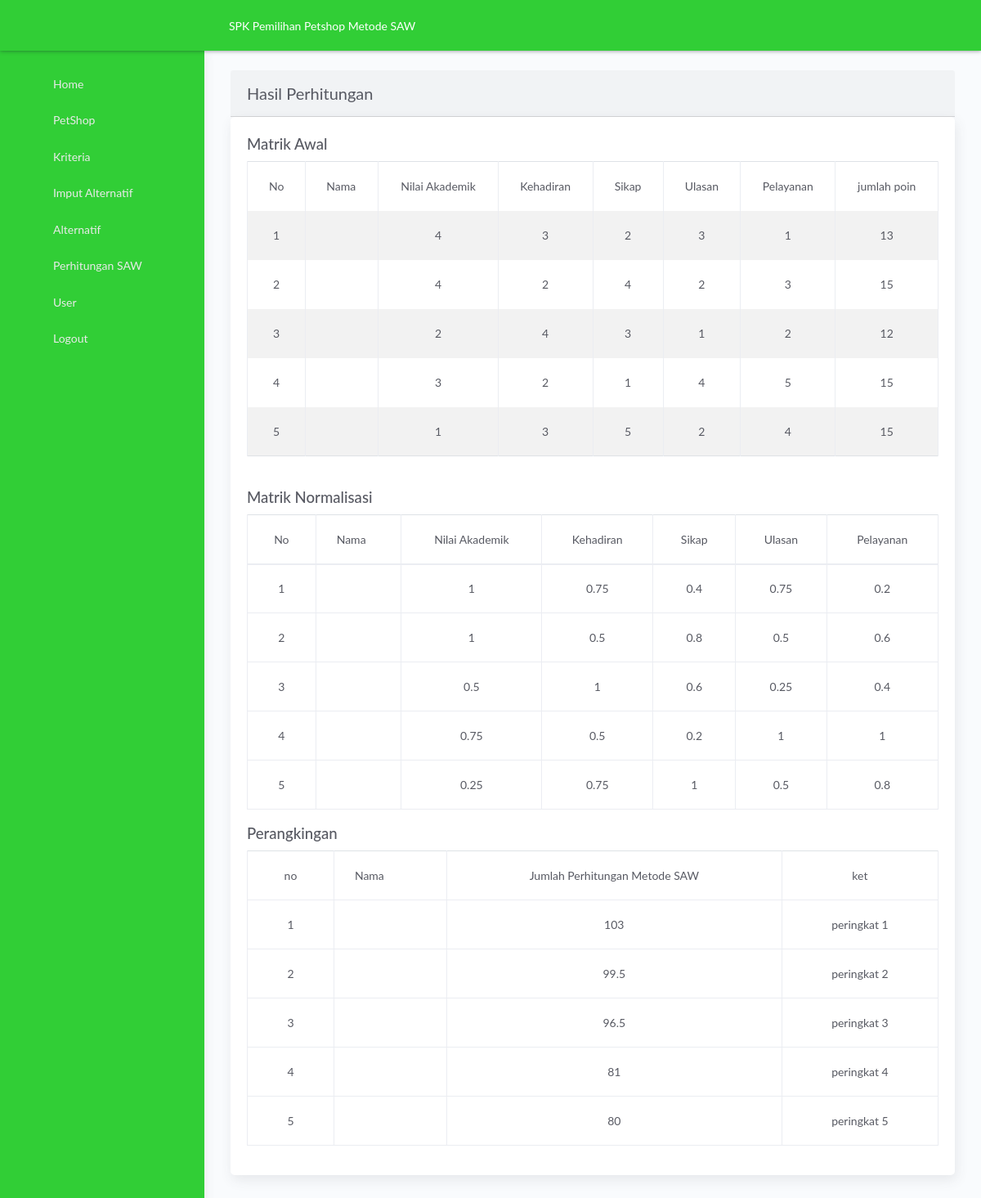
/hasil_penilaian.php (signed in), run on the app's committed database.
### tables this page shows
CREATE TABLE `tbl_kriteria` (
  `id_kriteria` int(11) NOT NULL,
  `nama_kriteria` varchar(100) NOT NULL,
  `atribute` varchar(50) NOT NULL,
  `bobot` float NOT NULL
);

CREATE TABLE `tb_nilai` (
  `id_nilai` int(11) NOT NULL,
  `id_coffeshop` int(11) NOT NULL,
  `kriteria1` text NOT NULL,
  `kriteria2` text NOT NULL,
  `kriteria3` text NOT NULL,
  `kriteria4` text NOT NULL,
  `kriteria5` text NOT NULL
);

### hasil_penilaian.php (the view, shortened to what this page needs)
<?php
include 'aksilogin/config.php';
?>
<?php  include './template_manager/header.php';
?>
<?php
include './template_manager/navbar.php';
?>
<?php
$page = 'hasil_penilaian'; include './template_manager/sidebar.php';
?>
      <div class="main-panel">
      <div class="content">
        <div class="page-inner">
          <div class="row">
            <div class="col-md-12">
                <div class="card-header" >
                  <h4 class="card-title">Hasil Perhitungan</h4>
                </div>
                <div class="card">
                <div class="card-body" >
 <?php
 function getNama($id){
  include 'aksilogin/config.php';
  $q =mysqli_query($koneksi, "SELECT * FROm tb_alternatif where id_alternatif = '$id'");
  $d = mysqli_fetch_array($q);
  return $d['nama_alternatif'];
 }
 $qkriteria = mysqli_query($koneksi, "SELECT * from tbl_kriteria");
 $sql = mysqli_query($koneksi,"SELECT * FROM tb_nilai");
 echo "<H3>Matrik Awal</H3>
 <table class='table table-bordered table-striped' >
 <thead>
  <tr>
   <td style='text-align:center;'>No</td>
   <td>Nama</td>";
   while ($qk = mysqli_fetch_array($qkriteria)) {
     echo "<td style='text-align:center;'>".$qk['nama_kriteria']."</td>";
   }
   echo "<td style='text-align:center;'>jumlah poin</td>
  </tr>
  </thead>
  <tbody>
  ";
 $no = 1;
 while ($dt = mysqli_fetch_array($sql)) {
  $jumlah= ($dt['kriteria1'])+($dt['kriteria2'])+($dt['kriteria3'])+($dt['kriteria4'])+($dt['kriteria5']);
  echo "<tr>
   <td style='text-align:center;'>$no</td>
   <td>".getNama($dt['id_alternatif'])."</td>
   <td style='text-align:center;'>$dt[kriteria1]</td>
   <td style='text-align:center;'>$dt[kriteria2]</td>
   <td style='text-align:center;'>$dt[kriteria3]</td>
   <td style='text-align:center;'>$dt[kriteria4]</td>
   <td style='text-align:center;'>$dt[kriteria5]</td>
   <td style='text-align:center;'>$jumlah</td>
  </tr>";
 $no++;
 }
 echo "</tbody></table>";
 $cr = mysqli_query($koneksi, "SELECT
      min(kriteria1) as minK1,
      min(kriteria2) as minK2,
      min(kriteria3) as minK3,
      min(kriteria4) as minK4,
      min(kriteria5) as minK5,
      max(kriteria1) as maxK1,
      max(kriteria2) as maxK2,
      max(kriteria3) as maxK3,
      max(kriteria4) as maxK4,
      max(kriteria5) as maxK5
   FROM tb_nilai");
 $atribut = mysqli_fetch_array($cr);
 $sql2 = mysqli_query($koneksi, "SELECT * FROM tb_nilai");
$qkriteria = mysqli_query($koneksi, "SELECT * from tbl_kriteria");
 echo "<br><H3>Matrik Normalisasi</H3>
 <table class='table table-bordered' >
 <thead>
  <tr>
   <td style='text-align:center;'>No</td>
   <td>Nama</td>";
   while ($k = mysqli_fetch_array($qkriteria)) {
     echo "<td style='text-align:center;'>".$k['nama_kriteria']."</td>";
   }
  echo "</tr>
  </thead>
  <tbody>
  ";
$k1 = "";
$k2 = "";
$k3 = "";
$k4 = "";
$k5 = "";
$qk = mysqli_query($koneksi, "SELECT * FROM tbl_kriteria");
while ($row = mysqli_fetch_array($qk)) {
    if ($row['atribute'] == "benefit") {
    if ($row['id_kriteria'] == 1) {
        $k1 = "benefit";
      } elseif ($row['id_kriteria'] == 2) {
        $k2 = "benefit";
      } elseif ($row['id_kriteria'] == 3) {
        $k3 = "benefit";
      } elseif ($row['id_kriteria'] == 4) {
        $k4 = "benefit";
      } elseif ($row['id_kriteria'] == 5) {
        $k5 = "benefit";
      } elseif ($row['id_kriteria'] == 6) {
        $k6 = "benefit";
      } elseif ($row['id_kriteria'] == 7) {
        $k7 = "benefit";
      } elseif ($row['id_kriteria'] == 8) {
        $k8 = "benefit";
      } elseif ($row['id_kriteria'] == 9) {
        $k9 = "benefit";
      } elseif ($row['id_kriteria'] == 10) {
        $k10= "benefit";
      }
  }
}
 $no = 1;
 while ($dt2 = mysqli_fetch_array($sql2)) {
  echo "<tr>
   <td style='text-align:center;'>$no</td>
   <td>".getNama($dt2['id_alternatif'])."</td>
   <td style='text-align:center;'>";
        if ($k1 == "benefit") {
          echo round($dt2['kriteria1']/$atribut['maxK1'],2);
        } else {
          echo round($atribut['minK1']/$dt2['kriteria1'],2);
        }
   echo "</td>
   <td style='text-align:center;'>";
        if ($k2 == "benefit") {
          echo round($dt2['kriteria2']/$atribut['maxK2'],2);
        } else {
          echo round($atribut['minK2']/$dt2['kriteria2'],2);
        }
   echo "</td>
   <td style='text-align:center;'>";
        if ($k3 == "benefit") {
          echo round($dt2['kriteria3']/$atribut['maxK3'],2);
        } else {
          echo round($atribut['minK3']/$dt2['kriteria3'],2);
        }
   echo "</td>
   <td style='text-align:center;'>";
        if ($k4 == "benefit") {
          echo round($dt2['kriteria4']/$atribut['maxK4'],2);
        } else {
          echo round($atribut['minK4']/$dt2['kriteria4'],2);
        }
   echo "</td>
   <td style='text-align:center;'>";
        if ($k5 == "benefit") {
          echo round($dt2['kriteria5']/$atribut['maxK5'],2);
        } else {
          echo round($atribut['minK5']/$dt2['kriteria5'],2);
        }
   echo "</td>
  </tr>";
 $no++;
 }
 echo "</tbody></table>";
 $sql3 = mysqli_query($koneksi,"SELECT * FROM tb_nilai");
 echo "<H3>Perangkingan</H3>
 <table class='table table-bordered'>
  <tr>
   <td style='text-align:center;'>no</td>
   <td>Nama</td>
   <td style='text-align:center;'>Jumlah Perhitungan Metode SAW</td>
   <td style='text-align:center;'>ket</td>
  </tr>
  ";
$bobotArray = array('');
$qb = mysqli_query($koneksi, "SELECT * from tbl_kriteria");
while ($b = mysqli_fetch_array($qb)) {
  array_push($bobotArray, $b['bobot']);
}
 while ($dt3 = mysqli_fetch_array($sql3)) {
 $normalisasi1 = 0;
  $normalisasi2 = 0;
  $normalisasi3 = 0;
  $normalisasi4 = 0;
  $normalisasi5 = 0;
if ($k1 == "benefit") {
    $normalisasi1 = $dt3['kriteria1']/$atribut['maxK1'];
} else {
  $normalisasi1 = $atribut['minK1']/$dt3['kriteria1'];
}
if ($k2 == "benefit") {
    $normalisasi2 = $dt3['kriteria2']/$atribut['maxK2'];
} else {
  $normalisasi2 = $atribut['minK2']/$dt3['kriteria2'];
}
if ($k3 == "benefit") {
    $normalisasi3 = $dt3['kriteria3']/$atribut['maxK3'];
} else {
  $normalisasi3 = $atribut['minK3']/$dt3['kriteria3'];
}
if ($k4 == "benefit") {
    $normalisasi4 = $dt3['kriteria4']/$atribut['maxK4'];
} else {
  $normalisasi4 = $atribut['minK4']/$dt3['kriteria4'];
}
if ($k5 == "benefit") {
    $normalisasi5 = $dt3['kriteria5']/$atribut['maxK5'];
} else {
  $normalisasi5 = $atribut['minK5']/$dt3['kriteria5'];
}
$poin = round(
   ($normalisasi1*$bobotArray[1])+
   ($normalisasi2*$bobotArray[2])+
   ($normalisasi3*$bobotArray[3])+
   ($normalisasi4*$bobotArray[4])+
   ($normalisasi5*$bobotArray[5]),2);
  $data[]=array('nama_alternatif'=>getNama($dt3['id_alternatif']),
      'poin'=>$poin);
 }
   foreach ($data as $key => $isi) {
    $poin1[$key]=$isi['poin'];
   }
   array_multisort($poin1,SORT_DESC,$data);
   $no=1;
   $h="peringkat";
   $peringkat=1;
   foreach ($data as $item) { ?>
   <tr>
   <td style='text-align:center;'><?php echo $no ?></td>
   <td><?php echo$item['nama_alternatif'] ?></td>
   <td style='text-align:center;'><?php echo$item['poin'] ?></td>
   <td style='text-align:center;'><?php echo"$h $peringkat" ?></td>
   </tr>
   <?php
   $no++;
   if ($no>=100) {
    $h="  ";
    $peringkat=" ";
   }else{
    $peringkat++;
   }
   }
   echo "</table>";
?>
 </div>
  </div>
   </div>
    </div>
      </div>
<?php
include './template/footer.php';
?>

### data on the page
tbl_kriteria: nama_kriteria "Nilai Akademik"
tbl_kriteria: nama_kriteria "Kehadiran"
tbl_kriteria: nama_kriteria "Sikap"
tbl_kriteria: nama_kriteria "Ulasan"
tbl_kriteria: nama_kriteria "Pelayanan"
tb_nilai: kriteria1 "4", kriteria2 "3", kriteria3 "2", kriteria4 "3", kriteria5 "1", jumlah "13", maxK1 "1", maxK2 "0.75", maxK3 "0.4", maxK4 "0.75", maxK5 "0.2"
tb_nilai: kriteria1 "4", kriteria2 "2", kriteria3 "4", kriteria4 "2", kriteria5 "3", jumlah "15", maxK1 "1", maxK2 "0.5", maxK3 "0.8", maxK4 "0.5", maxK5 "0.6"
tb_nilai: kriteria1 "2", kriteria2 "4", kriteria3 "3", kriteria4 "1", kriteria5 "2", jumlah "12", maxK1 "0.5", maxK2 "1", maxK3 "0.6", maxK4 "0.25", maxK5 "0.4"
tb_nilai: kriteria1 "3", kriteria2 "2", kriteria3 "1", kriteria4 "4", kriteria5 "5", jumlah "15", maxK1 "0.75", maxK2 "0.5", maxK3 "0.2", maxK4 "1", maxK5 "1"
tb_nilai: kriteria1 "1", kriteria2 "3", kriteria3 "5", kriteria4 "2", kriteria5 "4", jumlah "15", maxK1 "0.25", maxK2 "0.75", maxK3 "1", maxK4 "0.5", maxK5 "0.8"

### other printed values
$item['poin'] "103"
$peringkat "1"
$item['poin'] "99.5"
$peringkat "2"
$item['poin'] "96.5"
$peringkat "3"
$item['poin'] "81"
$peringkat "4"
$item['poin'] "80"
$peringkat "5"
